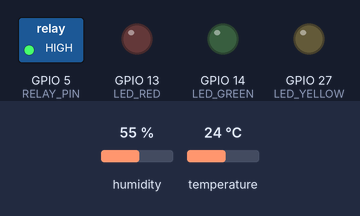
Bench run of a sketch on a simulated ESP32. On the bench: switched loads named in the sketch (green lamp = pin HIGH), output pins drawn as LEDs (lit = HIGH). The inputs (shaded band) are chosen by the test bench; at power-on: temperature 24 °C, humidity 55 %. WiFi joins after 1.5 s; servers stay silent unless stated; the local clock reads 2024-03-15 10:24:30 at power-on unless the sketch sets it; what the sketch prints to the serial monitor is not drawn.

Above: at 3.7 s.
3.8 s: temperature set to 12 °C
At 5.8 s:
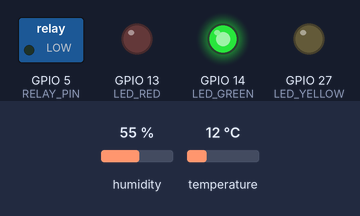
6.5 s: temperature set to 28 °C
At 10.8 s:
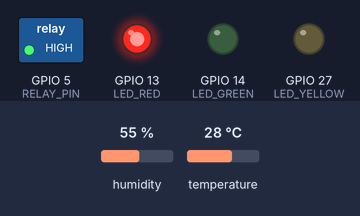
11.5 s: temperature set to 25 °C
At 15.8 s:
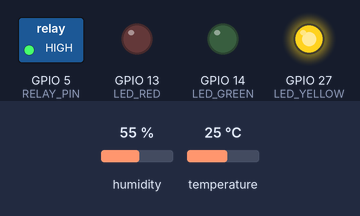
16.5 s: temperature set to 19 °C
At 20.9 s:
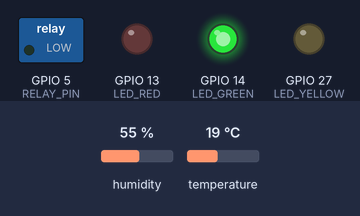
21.5 s: temperature set to 33 °C
At 25.9 s:
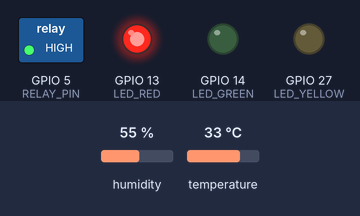
Timing chart, 0 to 27.4 s (numbered marks = the images above; inputs shaded):
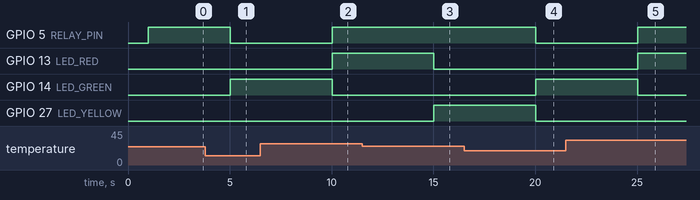

The sketch:

monitoramento_esp32.ino
```cpp
// ==================== BIBLIOTECAS =====================
#include <WiFi.h>
#include <WebServer.h>
#include <DHT.h>
#include <time.h>

// ==================== DEFINIÇÕES =====================
const char* ssid = "S24 de Bruno";
const char* password = "12345678";

#define DHTPIN 21
#define DHTTYPE DHT11
#define RELAY_PIN 5
#define LED_RED 13
#define LED_YELLOW 27
#define LED_GREEN 14
#define TEMP_THRESHOLD 23.0

DHT dht(DHTPIN, DHTTYPE);
WebServer server(80);

String logHTML = "";
String csvLog = "Hora,Temperatura (C),Umidade (%),Rele,Tempo Resposta (ms)\n";

float temp = 0.0;
float hum = 0.0;
bool estadoRele = false;
unsigned long lastLogMillis = 0;

// ==================== INTERFACE =====================
void handleRoot() {
  String html = "<!DOCTYPE html><html><head><meta charset='utf-8'>";
  html += "<meta name='viewport' content='width=device-width, initial-scale=1'>";
  html += "<title>ESP32 Monitoramento</title>";
  html += "<style>body{font-family:Arial;text-align:center;padding:20px;} .status{font-size:1.2em;} .led{width:30px;height:30px;border-radius:50%;display:inline-block;margin:5px;} .on{filter:brightness(100%);} .off{filter:brightness(30%);} .led-r{background:red;} .led-y{background:yellow;} .led-g{background:green;} canvas{max-width:300px;margin-top:20px;}</style>";
  html += "<script src='https://cdn.jsdelivr.net/npm/chart.js'></script></head><body>";
  html += "<h1>ESP32 - Monitoramento</h1>";
  html += "<p><strong>Temperatura:</strong> <span id='temp'>--</span></p>";
  html += "<p><strong>Umidade:</strong> <span id='hum'>--</span></p>";
  html += "<p><strong>Relê:</strong> <span id='rele'>--</span></p>";
  html += "<div><span class='led led-r' id='lr'></span><span class='led led-y' id='ly'></span><span class='led led-g' id='lg'></span></div>";
  html += "<canvas id='grafico'></canvas>";
  html += "<button onclick=\"window.location.href='/download'\">Baixar CSV do Log</button>";
  html += "<script>let tempData=[];let timeData=[];let chart=new Chart(document.getElementById('grafico'),{type:'line',data:{labels:timeData,datasets:[{label:'Temp (°C)',data:tempData,borderColor:'blue'}]},options:{scales:{y:{beginAtZero:true}}}});setInterval(()=>{fetch('/dados').then(r=>r.json()).then(d=>{document.getElementById('temp').innerText=d.temp.toFixed(1);document.getElementById('hum').innerText=d.hum.toFixed(1);document.getElementById('rele').innerText=d.rele?'DESLIGADO':'LIGADO';['r','y','g'].forEach((l,i)=>{document.getElementById('l'+l).className='led led-'+l+(d.semaforo==i?' on':' off')});let now=new Date().toLocaleTimeString();timeData.push(now);tempData.push(d.temp);if(tempData.length>10){tempData.shift();timeData.shift();}chart.update();});},5000);</script>";
  html += "</body></html>";
  server.send(200, "text/html", html);
}

void handleDados() {
  struct tm timeinfo;
  getLocalTime(&timeinfo);
  char hora[20];
  strftime(hora, sizeof(hora), "%H:%M:%S", &timeinfo);

  int status = 0;
  if (temp <= 23) status = 2;
  else if (temp <= 26) status = 1;
  else status = 0;

  String json = "{";
  json += "\"temp\":" + String(temp, 1) + ",";
  json += "\"hum\":" + String(hum, 1) + ",";
  json += "\"rele\":" + String(estadoRele ? "true" : "false") + ",";
  json += "\"hora\":\"" + String(hora) + "\",";
  json += "\"semaforo\":" + String(status);
  json += "}";
  server.send(200, "application/json", json);
}

void handleDownload() {
  server.send(200, "text/csv", csvLog);
}

void atualizaSemaforo(float temperatura) {
  digitalWrite(LED_GREEN, temperatura <= 23);
  digitalWrite(LED_YELLOW, temperatura > 23 && temperatura <= 26);
  digitalWrite(LED_RED, temperatura > 26);
}

void setup() {
  Serial.begin(115200);
  delay(1000);
  Serial.println("Iniciando ESP32...");

  pinMode(RELAY_PIN, OUTPUT);
  digitalWrite(RELAY_PIN, HIGH);

  pinMode(LED_RED, OUTPUT);
  pinMode(LED_YELLOW, OUTPUT);
  pinMode(LED_GREEN, OUTPUT);

  digitalWrite(LED_RED, LOW);
  digitalWrite(LED_YELLOW, LOW);
  digitalWrite(LED_GREEN, LOW);

  dht.begin();
  Serial.println("Sensor DHT iniciado.");

  WiFi.begin(ssid, password);
  Serial.print("Conectando ao Wi-Fi");
  while (WiFi.status() != WL_CONNECTED) {
    delay(500);
    Serial.print(".");
  }
  Serial.println();
  Serial.print("Conectado! IP: ");
  Serial.println(WiFi.localIP());

  configTime(-3 * 3600, 0, "pool.ntp.org", "time.nist.gov");

  server.on("/", handleRoot);
  server.on("/dados", handleDados);
  server.on("/download", handleDownload);
  server.begin();
  Serial.println("Servidor HTTP iniciado.");
}

void loop() {
  server.handleClient();

  unsigned long now = millis();
  if (now - lastLogMillis >= 5000) {
    lastLogMillis = now;
    unsigned long tStart = millis();

    temp = dht.readTemperature();
    hum = dht.readHumidity();

    if (!isnan(temp)) {
      if (temp >= TEMP_THRESHOLD) {
        digitalWrite(RELAY_PIN, HIGH);
        estadoRele = false;
      } else {
        digitalWrite(RELAY_PIN, LOW);
        estadoRele = true;
      }
    }

    atualizaSemaforo(temp);

    struct tm timeinfo;
    getLocalTime(&timeinfo);
    char hora[20];
    strftime(hora, sizeof(hora), "%H:%M:%S", &timeinfo);

    String estadoStr = estadoRele ? "DESLIGADO" : "LIGADO";
    unsigned long tResp = millis() - tStart;
    String novaLinha = "<tr><td>" + String(hora) + "</td><td>" + String(temp, 1) + "</td><td>" + String(hum, 1) + "</td><td>" + estadoStr + "</td><td>" + String(tResp) + "ms</td></tr>";

    csvLog += String(hora) + "," + String(temp, 1) + "," + String(hum, 1) + "," + estadoStr + "," + String(tResp) + "ms\n";
    logHTML = novaLinha + logHTML;
  }
}
```

Measured:
- the behaviour switches between 27 and 26 °C on temperature (found by bisection; images 2 and 3)
- after the input at 3.8 s, GPIO 5 (RELAY_PIN): HIGH → LOW after 1.2 s; GPIO 14 (LED_GREEN): LOW → HIGH after 1.2 s; GPIO 27 (LED_YELLOW): stays LOW (without the input it goes to HIGH after 1.2 s)
- after the input at 6.5 s, GPIO 5 (RELAY_PIN), GPIO 13 (LED_RED): LOW → HIGH after 3.5 s; GPIO 14 (LED_GREEN): HIGH → LOW after 3.5 s
- after the input at 11.5 s, GPIO 13 (LED_RED): HIGH → LOW after 3.5 s; GPIO 27 (LED_YELLOW): LOW → HIGH after 3.5 s
- after the input at 16.5 s, GPIO 5 (RELAY_PIN), GPIO 27 (LED_YELLOW): HIGH → LOW after 3.5 s; GPIO 14 (LED_GREEN): LOW → HIGH after 3.5 s
- after the input at 21.5 s, GPIO 5 (RELAY_PIN), GPIO 13 (LED_RED): LOW → HIGH after 3.5 s; GPIO 14 (LED_GREEN): HIGH → LOW after 3.5 s
